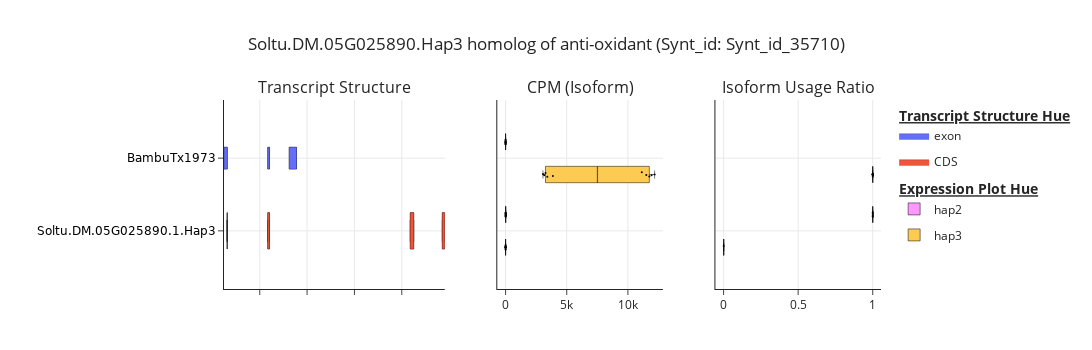
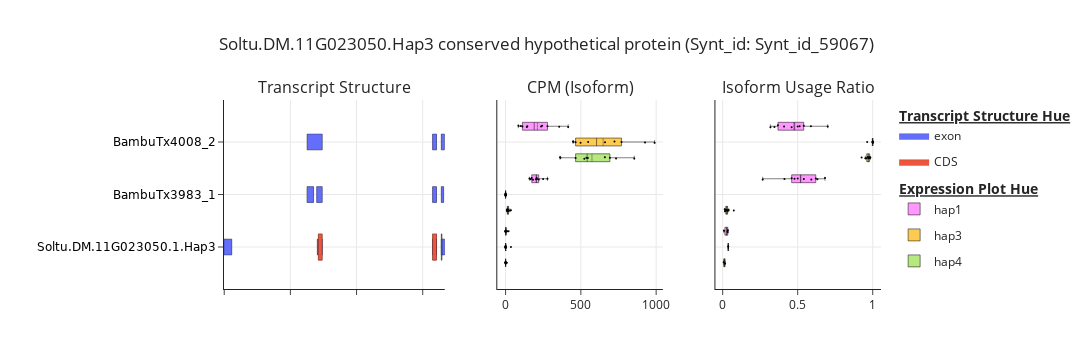
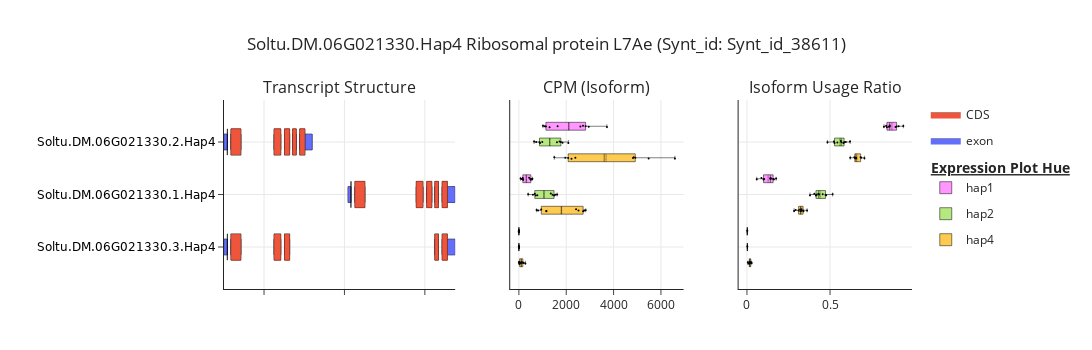

Write notebook code for charts like these, in order.
### Code cell
fig = plot_allele_specific_isoform_structure(results_DIU_plotting , annotation_df=annotation_function,ratio_difference_threshold=0.2)
